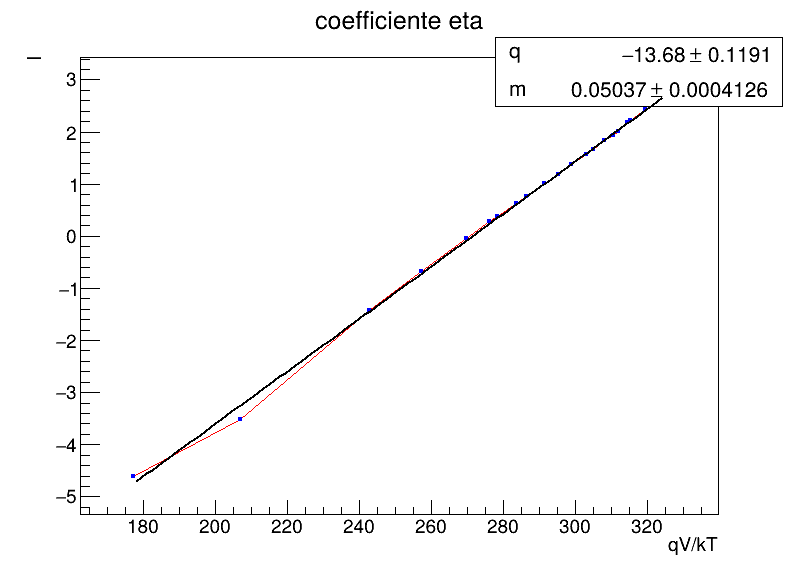

Python code for this plot:
import ROOT
from array import array
import numpy as np
import pandas as pd

df = pd.read_excel("Esperienza_2.xlsx", sheet_name="Temp_3") #legge il file excel
df = df.dropna(subset=["qV/kT", "lnCorr(mA)"]) #controlla solo le colonne V e I. Se una di queste contiene un valore mancante, elimina quella riga

V = array('d', df["qV/kT"].to_numpy(dtype=float)) #df è il dataframe, "V" è il nome della colonna da leggere 
I = array('d', df["lnCorr(mA)"].to_numpy(dtype=float)) #to_numpy converte la colonna in un array NumPy di tipo float.

eV = array('d', [0.0]*len(V))
eI = array('d', [0.0]*len(I))

v_max=330
v_min=150


c = ROOT.TCanvas("c", "coefficiente eta", 800, 600)

g=ROOT.TGraphErrors(len(V), V, I, eV, eI)

g.SetTitle("coefficiente eta;qV/kT;I") 
g.SetMarkerStyle(21) 
g.SetMarkerColor(ROOT.kBlue) 
g.SetMarkerSize(0.5) 
g.SetLineColor(ROOT.kRed) 
g.SetLineWidth(1) 

g.Draw("APL")

indici_fit = [i for i in range(len(V)) if V[i] >= v_min and V[i]<= v_max]

x_fit = array('d', [V[i] for i in indici_fit])
y_fit = array('d', [I[i] for i in indici_fit])

g_fit = ROOT.TGraphErrors(len(x_fit), x_fit, y_fit) 

ROOT.gStyle.SetOptFit(11)#stampa solo parametri fit ed errori

fit_func = ROOT.TF1("fit_func", "pol1", min(x_fit), max(x_fit))

# Rinomina dei parametri, mettere prima di fit_result (che fa il fit)
fit_func.SetParName(0, "q")
fit_func.SetParName(1, "m")

# Eseguire il fit e poi calcolare eta usando il parametro di pendenza m
fit_result = g_fit.Fit(fit_func, "S+", "", min(x_fit), max(x_fit))
eta = 1.0 / fit_func.GetParameter(1)

  
g_fit.Draw("Q")#mi serve per far comparire la tabella delle statistiche del fit, Q quiet
fit_func.SetLineColor(ROOT.kBlack)
fit_func.SetLineWidth(2)
fit_func.Draw("SAME")


print("eta=",eta)
c.Modified() 
c.Update()
c.Draw()
c.SaveAs("coefficente_eta3.png") 
input("Premi Invio per chiudere...") 
